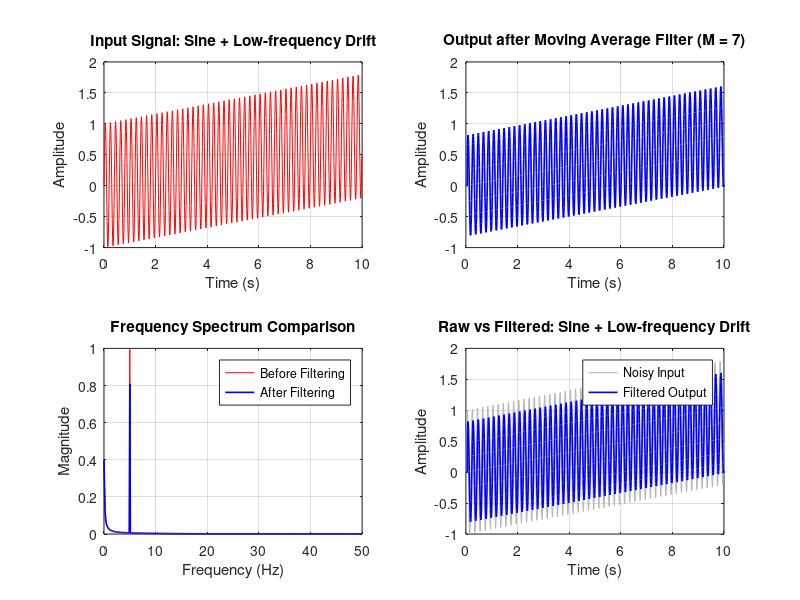

Recreate this plot in MATLAB. (Note: this script raises an error after producing the figure.)

clc;
clear;
close all;

%% 1. INPUT SIGNAL
fs = 100;
t = 0:1/fs:9.99;
N = length(t);

rng(1);

% Case 1: Sine + Random Noise
s1 = sin(2*pi*1*t);
x1 = s1 + 0.25*randn(size(t));

% Case 2: Sine + High-frequency Noise
s2 = sin(2*pi*1*t);
x2 = s2 + 0.35*sin(2*pi*20*t);

% Case 3: Step + Random Noise
s3 = double(t >= 5);
x3 = s3 + 0.2*randn(size(t));

% Case 4: Sine + Spike Noise
s4 = sin(2*pi*1*t);
x4 = s4;
idx4 = [100 300 600 800];
x4(idx4) = x4(idx4) + [2 -2 2 -2];

% Case 5: Sine + Low-frequency Drift
s5 = sin(2*pi*5*t);
x5 = s5 + 0.8*(t/max(t));

% Case 6: Spike Noise + High-frequency Noise 
s6 = sin(2*pi*1*t);
x6 = s6 + 0.25*sin(2*pi*20*t);
idx6 = [100 300 600 800];
x6(idx6) = x6(idx6) + [2 -2 2 -2];

% Store all signals
cleanSignals = [s1; s2; s3; s4; s5; s6];
inputSignals = [x1; x2; x3; x4; x5; x6];

signalNames = {
    'Sine + Random Noise'
    'Sine + High-frequency Noise'
    'Step + Random Noise'
    'Sine + Spike Noise'
    'Sine + Low-frequency Drift'
    'Spike Noise + High-frequency Noise'
};

%% 2. SELECT INPUT SIGNAL
fprintf('============================================\n');
fprintf('       Moving Average Filter System\n');
fprintf('============================================\n');
fprintf('1. Sine + Random Noise\n');
fprintf('2. Sine + High-frequency Noise\n');
fprintf('3. Step + Random Noise\n');
fprintf('4. Sine + Spike Noise\n');
fprintf('5. Sine + Low-frequency Drift\n');
fprintf('6. Spike Noise + High-frequency Noise \n');

choice = input('Select signal (1-6): ');

if isempty(choice) || ~isscalar(choice) || ...
        ~isfinite(choice) || choice ~= floor(choice) || ...
        choice < 1 || choice > 6
    error('Please select a valid signal from 1 to 6.');
end

s = cleanSignals(choice,:);
x = inputSignals(choice,:);
signalName = signalNames{choice};

%% 3. MOVING AVERAGE FILTER
% Moving Average only; window size M = 7
M = 7;
y = zeros(1,N);

for k = M:N
    y(k) = sum(x(k-M+1:k))/M;
end


%% 4. MSE CALCULATION
mseBefore = mean((x - s).^2);
mseAfter = mean((y - s).^2);

fprintf('\n========== MSE RESULTS ==========\n');
fprintf('Selected Signal: %s\n', signalName);
fprintf('MSE Before Filtering = %.6f\n', mseBefore);
fprintf('MSE After Filtering  = %.6f\n', mseAfter);

if mseAfter < mseBefore
    fprintf('Result: Moving Average filter reduced the MSE.\n');
elseif mseAfter > mseBefore
    fprintf('Result: Moving Average filter increased the MSE.\n');
else
    fprintf('Result: MSE remained unchanged.\n');
end
fprintf('=================================\n');


%% 5. FREQUENCY SPECTRUM
Xfft = fft(x);
Yfft = fft(y);

halfN = floor(N/2) + 1;
f = (0:halfN-1)*(fs/N);

Xmag = abs(Xfft(1:halfN))/N;
Ymag = abs(Yfft(1:halfN))/N;

% Convert to one-sided amplitude spectrum
if rem(N,2) == 0
    Xmag(2:end-1) = 2*Xmag(2:end-1);
    Ymag(2:end-1) = 2*Ymag(2:end-1);
else
    Xmag(2:end) = 2*Xmag(2:end);
    Ymag(2:end) = 2*Ymag(2:end);
end

%% 6. PLOT RESULTS
figure('Name','Moving Average Filter System', ...
       'NumberTitle','off');

% Plot 1: Input Signal
subplot(2,2,1);
plot(t,x,'r');
grid on;
title(['Input Signal: ' signalName]);
xlabel('Time (s)');
ylabel('Amplitude');

% Plot 2: Filtered Output
subplot(2,2,2);
plot(t,y,'b','LineWidth',1.2);
grid on;
title('Output after Moving Average Filter (M = 7)');
xlabel('Time (s)');
ylabel('Amplitude');

% Plot 3: Frequency Spectrum Comparison
subplot(2,2,3);
plot(f,Xmag,'r');
hold on;
plot(f,Ymag,'b','LineWidth',1.2);
hold off;
grid on;
title('Frequency Spectrum Comparison');
xlabel('Frequency (Hz)');
ylabel('Magnitude');
legend('Before Filtering','After Filtering');
xlim([0 fs/2]);

% Plot 4: Raw vs Filtered
subplot(2,2,4);
plot(t,x,'Color',[0.7 0.7 0.7]);
hold on;
plot(t,y,'b','LineWidth',1.2);
hold off;
grid on;
title(['Raw vs Filtered: ' signalName]);
xlabel('Time (s)');
ylabel('Amplitude');
legend('Noisy Input','Filtered Output','Clean Signal', ...
       'Location','best');

sgtitle('Moving Average Filter System');
